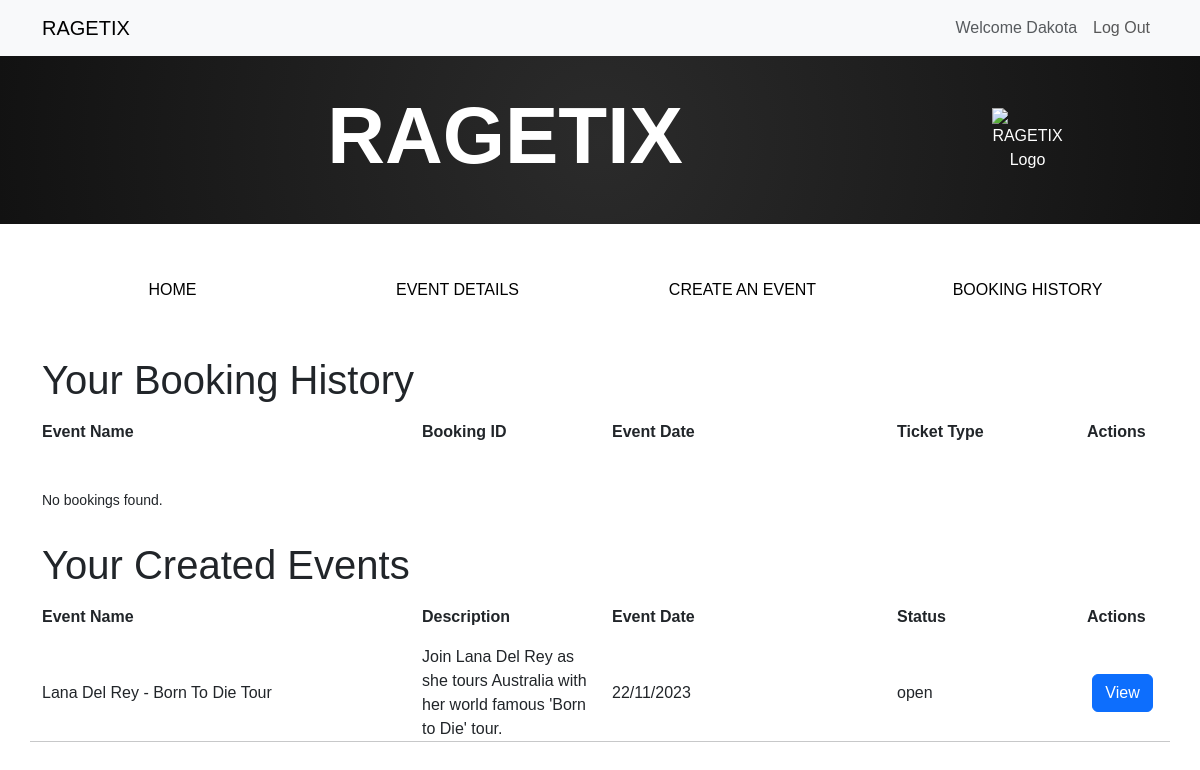
The app's page /events/booking_history (signed in) with its own data.
### website/models.py (models this page shows, shortened)
class User(db.Model, UserMixin):
    __tablename__ = 'users'
    id = db.Column(db.Integer, primary_key=True)
    name = db.Column(db.String(100), index=True, unique=True, nullable=False)  # User's name
    emailid = db.Column(db.String(100), index=True, nullable=False)  # User's email
    password_hash = db.Column(db.String(255), nullable=False)  # Hashed password
    comments = db.relationship('Comment', backref='user')  # Relationship to comments
    events_created = db.relationship('Event', backref='creator', lazy='dynamic')

class Event(db.Model):
    __tablename__ = 'events'
    id = db.Column(db.Integer, primary_key=True)
    name = db.Column(db.String(80))  # Event name
    description = db.Column(db.String(200))  # Event description
    date = db.Column(db.String(200))  # Event date
    status = db.Column(db.String(200))  # Event date
    venue = db.Column(db.String(200))  # Event venue
    image = db.Column(db.String(400))  # Event image
    comments = db.relationship('Comment', backref='event')  # Relationship to comments
    user_id = db.Column(db.Integer, db.ForeignKey('users.id'))

### website/events.py (the view)
@bp.route('/booking_history')
@login_required
def booking_history():
    user_bookings = Booking.query.filter_by(user_id=current_user.id, is_history=True).all()
    user_events = current_user.events_created.all()
    return render_template('events/history.html', user_bookings=user_bookings, user_events=user_events)

### website/templates/events/history.html
{% extends "base.html" %}
{% import "bootstrap5/form.html" as wtf %}
{% block content %}
  <div class="container">
    <h1>Your Booking History</h1>
    <div class="row mt-3">
      <div class="col-md-4 col-12"><strong>Event Name</strong></div>
      <div class="col-md-2 col-12"><strong>Booking ID</strong></div>
      <div class="col-md-3 col-12"><strong>Event Date</strong></div>
      <div class="col-md-2 col-12"><strong>Ticket Type</strong></div>
      <div class="col-md-1 col-12"><strong>Actions</strong></div>
    </div>
    {% for booking in user_bookings %}
      <div class="row mt-3 flex-md-row flex-column align-items-md-center">
        <div class="col-md-4 col-12">
          {{ booking.event.name }}
        </div>
        <div class="col-md-2 col-12">
          {{ booking.booking_reference }}
        </div>
        <div class="col-md-3 col-12">
          {{ booking.event.date }}
        </div>
        <div class="col-md-2 col-12">
          {{ booking.ticket_type }} ({{ booking.quantity }})
        </div>
        <div class="col-md-1 col-12 text-center">
          <button class="btn btn-primary">Invoice</button>
        </div>
        <hr>
      </div>
    {% else %}
      <div class="row mt-3">
        <div class="col-12">
          <p>No bookings found.</p>
        </div>
      </div>
    {% endfor %}
    <h1>Your Created Events</h1>
    <div class="row mt-3">
      <div class="col-md-4 col-12"><strong>Event Name</strong></div>
      <div class="col-md-2 col-12"><strong>Description</strong></div>
      <div class="col-md-3 col-12"><strong>Event Date</strong></div>
      <div class="col-md-2 col-12"><strong>Status</strong></div>
      <div class="col-md-1 col-12"><strong>Actions</strong></div>
    </div>
    {% for event in user_events %}
      <div class="row mt-3 flex-md-row flex-column align-items-md-center">
        <div class="col-md-4 col-12">
          {{ event.name }}
        </div>
        <div class="col-md-2 col-12">
          {{ event.description }}
        </div>
        <div class="col-md-3 col-12">
          {{ event.date }}
        </div>
        <div class="col-md-2 col-12">
          {{ event.status }}
        </div>
        <div class="col-md-1 col-12 text-center">
          <a href="{{ url_for('event.show', id=event.id) }}" class="btn btn-primary">View</a>
        </div>
        <hr>
      </div>
    {% else %}
      <div class="row mt-3">
        <div class="col-12">
          <p>No events found.</p>
        </div>
      </div>
    {% endfor %}
  </div>
{% endblock %}

### website/templates/base.html (shortened to what this page needs)
<html>
<head>
    <link href="https://cdn.jsdelivr.net/npm/bootstrap@5.3.0-alpha3/dist/css/bootstrap.min.css" rel="stylesheet">
</head>
<body>
    <header>
        <nav class="navbar navbar-expand-lg navbar-light bg-light">
            <div class="container">
               <a href="/" class="navbar-brand">RAGETIX</a>
               <div class="collapse navbar-collapse justify-content-end" id="navbarSupportedContent">
                  <div class="navbar-nav ml-auto">
                     {% if current_user.is_authenticated %}
                        <a class="nav-item nav-link disabled text-muted" href="#">Welcome {{current_user.name}}</a>
                        <a class="nav-item nav-link" href="{{ url_for('auth.logout') }}">Log Out</a>
                     {% else %}
                        <a class="nav-item nav-link" href="{{ url_for('auth.register') }}">Register</a>
                        <a class="nav-item nav-link" href="{{ url_for('auth.login') }}">Log In</a>
                     {% endif %}
                  </div>
               </div>
            </div>
         </nav>
<head>
            <link href="https://cdn.jsdelivr.net/npm/bootstrap@5.3.1/dist/css/bootstrap.min.css" rel="stylesheet">
            <link href="../static/style/style1.css" rel="stylesheet">
          </head>
          <body class="mb-4">
            <div class="coloured-jumbotron-2 jumbotron-fluid text-center header-jumbotron mb-5">
              <div class="container">
                <div class="row align-items-center">
                  <div class="col-10 text-center">
                    <h1 class="display-1 bold-text">RAGETIX</h1>
                  </div>
                  <div class="col-1">
                    <img src="../static/image/ragetix-logo.png" alt="RAGETIX Logo" class="float-end" style="max-width: 100px;">
                  </div>
                </div>
              </div>
            </div>
            <div class="container mb-5">
              <div class="row justify-content-center">
                <div class="col-3 text-center">
                  <button type="button" class="btn nav-btn"><a href="/" class="custom-link">HOME</a></button>
                </div>
                <div class="col-3 text-center">
                  <button type="button" class="btn nav-btn btn-block"><a href="#" class="custom-link">EVENT DETAILS</a></button>
                </div>
                <div class="col-3 text-center">
                  <button type="button" class="btn nav-btn btn-block"><a href="{{ url_for('event.create') }}" class="custom-link">CREATE AN EVENT</a></button>
                </div>
                <div class="col-3 text-center">
                  <button type="button" class="btn nav-btn btn-block"><a href="{{ url_for('event.booking_history') }}" class="custom-link">BOOKING HISTORY</a></button>
                </div>
                </div>
              </div>
    </header>
    {% block content %}
    {% endblock %}
</body>
</html>

### website/static/style/style1.css (style rules this page uses)
body { font-family: 'Manrope', sans-serif }
p { font-size: 14px; margin-top: 30px; margin-bottom: 30px; }
.nav-btn { background-color: transparent; border: none; }
.custom-link { color: black; text-decoration: none; }
.header-jumbotron { background-color: #222222; color: white; margin-bottom: 20px; padding: 2rem 1rem; }
.bold-text { font-weight: bold; }
.coloured-jumbotron-2 { background: radial-gradient(circle, #2b2b2b, #121212); }

### records on screen
User: name "Dakota"
Event: name "Lana Del Rey - Born To Die Tour", description "Join Lana Del Rey as she tours Australia with her world famous 'Born to Die' tour.", date "22/11/2023", status "open"
